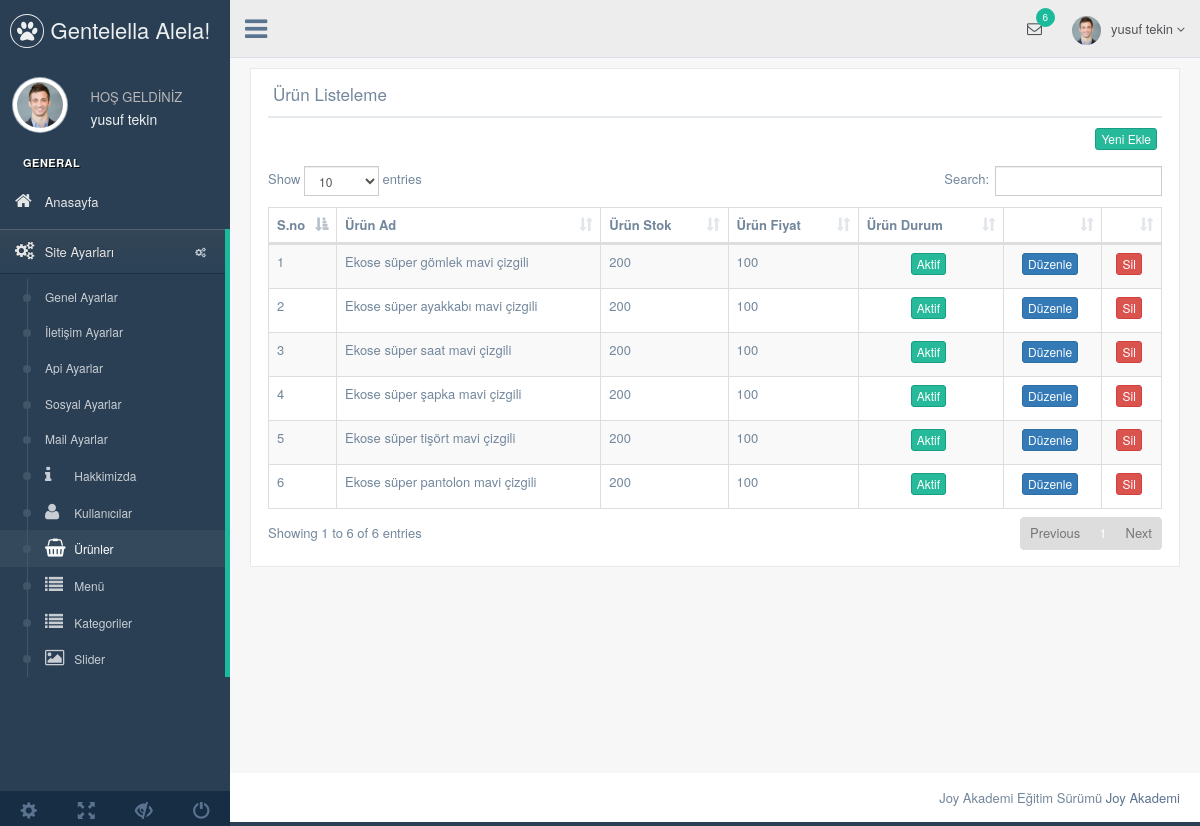
Screenshot of /nedmin/production/urun.php (signed in) with the database file from the repository.
### tables this page shows
CREATE TABLE `kullanici` (
  `kullanici_id` int(11) NOT NULL,
  `kullanici_zaman` datetime NOT NULL DEFAULT CURRENT_TIMESTAMP,
  `kullanici_resim` varchar(250) DEFAULT NULL,
  `kullanici_tc` varchar(50) NOT NULL,
  `kullanici_ad` varchar(100) NOT NULL,
  `kullanici_mail` varchar(70) NOT NULL,
  `kullanici_gsm` varchar(50) NOT NULL,
  `kullanici_password` varchar(50) NOT NULL,
  `kullanici_adsoyad` varchar(50) NOT NULL,
  `kullanici_adres` varchar(250) NOT NULL,
  `kullanici_il` varchar(100) NOT NULL,
  `kullanici_ilçe` varchar(100) NOT NULL,
  `kullanici_unvan` varchar(100) NOT NULL,
  `kullanici_yetki` varchar(50) NOT NULL,
  `kullanici_durum` tinyint(1) NOT NULL DEFAULT '1'
);

CREATE TABLE `urun` (
  `urun_id` int(11) NOT NULL,
  `kategori_id` int(11) NOT NULL,
  `urun_zaman` timestamp NOT NULL DEFAULT CURRENT_TIMESTAMP,
  `urun_ad` varchar(250) NOT NULL,
  `urun_seourl` varchar(250) NOT NULL,
  `urun_detay` text NOT NULL,
  `urun_fiyat` float NOT NULL,
  `urun_video` varchar(50) NOT NULL,
  `urun_keyword` varchar(250) NOT NULL,
  `urun_stok` int(11) NOT NULL,
  `urun_durum` enum('0','1') NOT NULL
);

### nedmin/production/urun.php (the view, shortened to what this page needs)
<?php
include 'header.php';
$urunsor=$db->prepare("SELECT * FROM urun order by urun_id DESC ");
$urunsor->execute();
?>
    <div class="right_col" role="main">
        <div class="">
        <div class="row">
            <div class="col-md-12 col-sm-12 col-xs-12">
            <div class="x_panel">
                <div class="x_title">
                <h2>Ürün Listeleme
                </h2>
                <div class="clearfix"></div>
                </div>
                <div align="right">
                  <a href="urun-ekle.php"><button class="btn btn-success btn-xs">Yeni Ekle </button></a>
               </div>
                <div class="x_content">
                </div>
                <table id="datatable-responsive" class="table table-striped table-bordered dt-responsive nowrap" cellspacing="0" width="100%">
                    <thead>
                    <tr>
                        <th>S.no</th>
                        <th>Ürün Ad</th>
                        <th>Ürün Stok</th>
                        <th>Ürün Fiyat</th>
                        <th>Ürün Durum</th>
                        <th></th>
                        <th></th>
                    </tr>
                    </thead>
                    <tbody>
                    <?php
                    $say=0;
                    while($uruncek=$urunsor->fetch(PDO::FETCH_ASSOC)) {  $say++?>
                    <tr>
                        <td width="20"><?php echo $say ?></td>
                        <td><?php echo $uruncek['urun_ad'] ?></td>
                        <td><?php echo $uruncek['urun_stok'] ?></td>
                        <td><?php echo $uruncek['urun_fiyat'] ?></td>
                        <td>
                            <center>
                            <?php
                            if($uruncek['urun_durum'] == 1) { ?>
                                <button class="btn btn-success btn-xs">Aktif</button>
                            <?php } else{ ?>
                                <button class="btn btn-danger btn-xs">Pasif</button>
                            <?php }  ?>
                            </center>
                        </td>
                        <td><center><a href="urun-duzenle.php?urun_id=<?php echo $uruncek['urun_id']; ?>"><button  class="btn btn-primary btn-xs">Düzenle</button></a></center></td>
                        <td><center><a href="../netting/islem.php?urun_id=<?php echo $uruncek['urun_id']; ?>&urunsil=ok"><button class= "btn btn-danger btn-xs">Sil</button></a></center></td>
                    </tr>
                    <?php } ?>
                    </tbody>
                </table>
            </div>
            </div>
        </div>
        </div>
    </div>
  <?php include 'footer.php';  ?>

### nedmin/production/header.php (shortened to what this page needs)
<?php
include '../netting/baglan.php';
$kullanicisor=$db->prepare("SELECT * FROM kullanici where kullanici_mail=:mail");
$kullanicisor->execute(array(
  'mail'=> $_SESSION['kullanici_mail']
));
$kullanicicek=$kullanicisor->fetch(PDO::FETCH_ASSOC);
?>
<!DOCTYPE html>
<html lang="en">
  <head>
    <link href="../vendors/bootstrap/dist/css/bootstrap.min.css" rel="stylesheet">
    <link href="../vendors/font-awesome/css/font-awesome.min.css" rel="stylesheet">
    <link href="../vendors/nprogress/nprogress.css" rel="stylesheet">
    <link href="../vendors/iCheck/skins/flat/green.css" rel="stylesheet">
    <link href="../vendors/datatables.net-bs/css/dataTables.bootstrap.min.css" rel="stylesheet">
    <link href="../vendors/datatables.net-buttons-bs/css/buttons.bootstrap.min.css" rel="stylesheet">
    <link href="../vendors/datatables.net-fixedheader-bs/css/fixedHeader.bootstrap.min.css" rel="stylesheet">
    <link href="../vendors/datatables.net-responsive-bs/css/responsive.bootstrap.min.css" rel="stylesheet">
    <link href="../vendors/datatables.net-scroller-bs/css/scroller.bootstrap.min.css" rel="stylesheet">
    <link href="../build/css/custom.min.css" rel="stylesheet">
  </head>
  <body class="nav-md">
    <div class="container body">
      <div class="main_container">
        <div class="col-md-3 left_col">
          <div class="left_col scroll-view">
            <div class="navbar nav_title" style="border: 0;">
              <a href="index.html" class="site_title"><i class="fa fa-paw"></i> <span>Gentelella Alela!</span></a>
            </div>
            <div class="profile clearfix">
              <div class="profile_pic">
                <img src="images/img.jpg" alt="..." class="img-circle profile_img">
              </div>
              <div class="profile_info">
                <span>HOŞ GELDİNİZ</span>
                <h2><?php echo $kullanicicek['kullanici_adsoyad'] ?></h2>
              </div>
            </div>
            <br>
            <div id="sidebar-menu" class="main_menu_side hidden-print main_menu">
              <div class="menu_section">
                <h3>General</h3>
                <ul class="nav side-menu">
                  <li><a href="index.php"><i class="fa fa-home"></i> Anasayfa </a></li>
                  <li><a><i class="fa fa-cogs"></i> Site Ayarları <span class="fa fa-cogs"></span></a>
                    <ul class="nav child_menu">
                      <li><a href="genel-ayar.php">Genel Ayarlar</a></li>
                      <li><a href="iletisim-ayarlar.php">İletişim Ayarlar</a></li>
                      <li><a href="api-ayarlar.php">Api Ayarlar</a></li>
                      <li><a href="sosyal-ayarlar.php">Sosyal Ayarlar</a></li>
                      <li><a href="mail-ayarlar.php">Mail Ayarlar</a></li>
                  <li><a href="hakkimizda.php"><i class="fa fa-info"></i> Hakkimizda </a></li>
                  <li><a href="kullanici.php"><i class="fa fa-user"></i> Kullanıcılar </a></li>
                  <li><a href="urun.php"><i class="fa fa-shopping-basket"></i> Ürünler </a></li>
                  <li><a href="menu.php"><i class="fa fa-list"></i> Menü </a></li>
                  <li><a href="kategori.php"><i class="fa fa-list"></i> Kategoriler </a></li>
                  <li><a href="slider.php"><i class="fa fa-image"></i> Slider </a></li>
                    </ul>
                  </li>
                </ul>
              </div>
            </div>
            <div class="sidebar-footer hidden-small">
              <a data-toggle="tooltip" data-placement="top" title="Settings">
                <span class="glyphicon glyphicon-cog" aria-hidden="true"></span>
              </a>
              <a data-toggle="tooltip" data-placement="top" title="FullScreen">
                <span class="glyphicon glyphicon-fullscreen" aria-hidden="true"></span>
              </a>
              <a data-toggle="tooltip" data-placement="top" title="Lock">
                <span class="glyphicon glyphicon-eye-close" aria-hidden="true"></span>
              </a>
              <a data-toggle="tooltip" data-placement="top" title="Logout">
                <span class="glyphicon glyphicon-off" aria-hidden="true"></span>
              </a>
            </div>
          </div>
        </div>
        <div class="top_nav">
          <div class="nav_menu">
            <nav>
              <div class="nav toggle">
                <a id="menu_toggle"><i class="fa fa-bars"></i></a>
              </div>
              <ul class="nav navbar-nav navbar-right">
                <li class="">
                  <a href="javascript:;" class="user-profile dropdown-toggle" data-toggle="dropdown" aria-expanded="false">
                    <img src="images/img.jpg" alt=""><?php echo $kullanicicek['kullanici_adsoyad'];   ?>
                    <span class=" fa fa-angle-down"></span>
                  </a>
                </li>
                <li role="presentation" class="dropdown">
                  <a href="javascript:;" class="dropdown-toggle info-number" data-toggle="dropdown" aria-expanded="false">
                    <i class="fa fa-envelope-o"></i>
                    <span class="badge bg-green">6</span>
                  </a>
                </li>
              </ul>
            </nav>
          </div>
        </div>

### rows the page displays
kullanici: kullanici_adsoyad "yusuf tekin"
urun: urun_ad "Ekose süper gömlek mavi çizgili", urun_stok "200", urun_fiyat "100", urun_durum "Aktif"
urun: urun_ad "Ekose süper ayakkabı mavi çizgili", urun_stok "200", urun_fiyat "100", urun_durum "Aktif"
urun: urun_ad "Ekose süper saat mavi çizgili", urun_stok "200", urun_fiyat "100", urun_durum "Aktif"
urun: urun_ad "Ekose süper şapka mavi çizgili", urun_stok "200", urun_fiyat "100", urun_durum "Aktif"
urun: urun_ad "Ekose süper tişört mavi çizgili", urun_stok "200", urun_fiyat "100", urun_durum "Aktif"
urun: urun_ad "Ekose süper pantolon mavi çizgili", urun_stok "200", urun_fiyat "100", urun_durum "Aktif"
